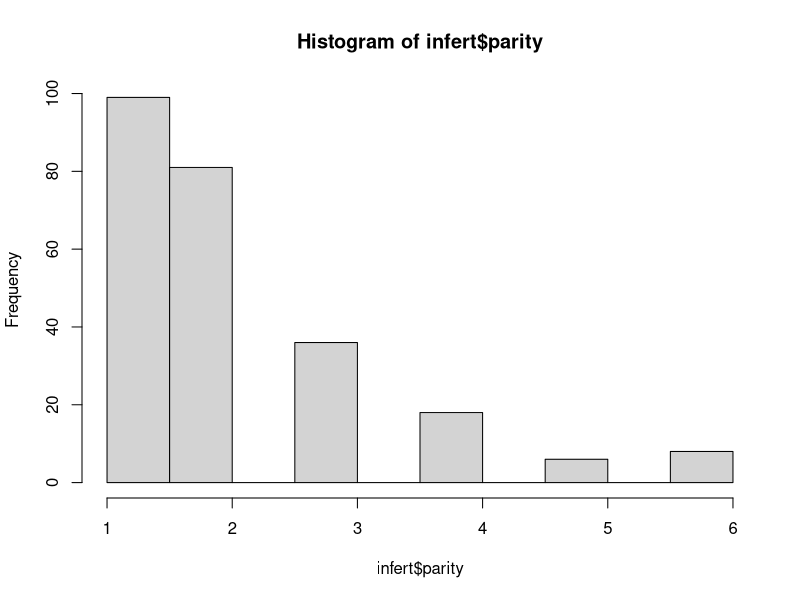
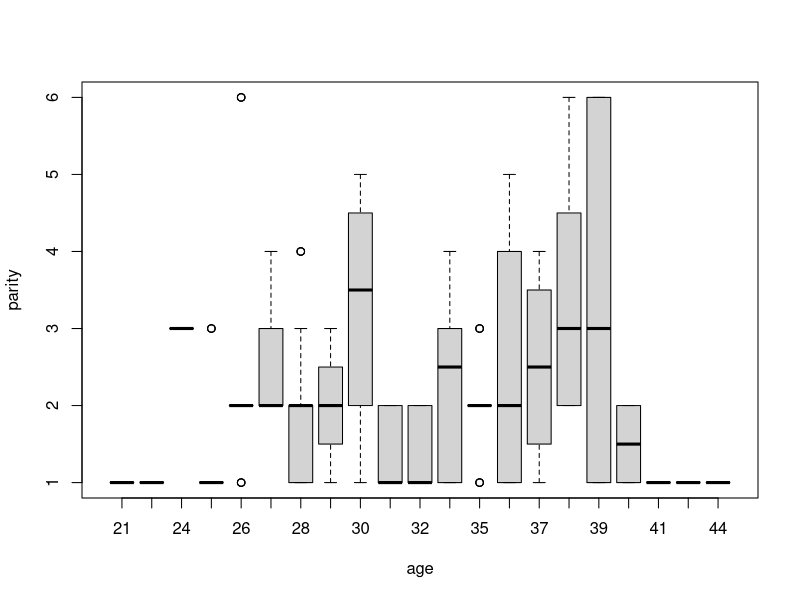
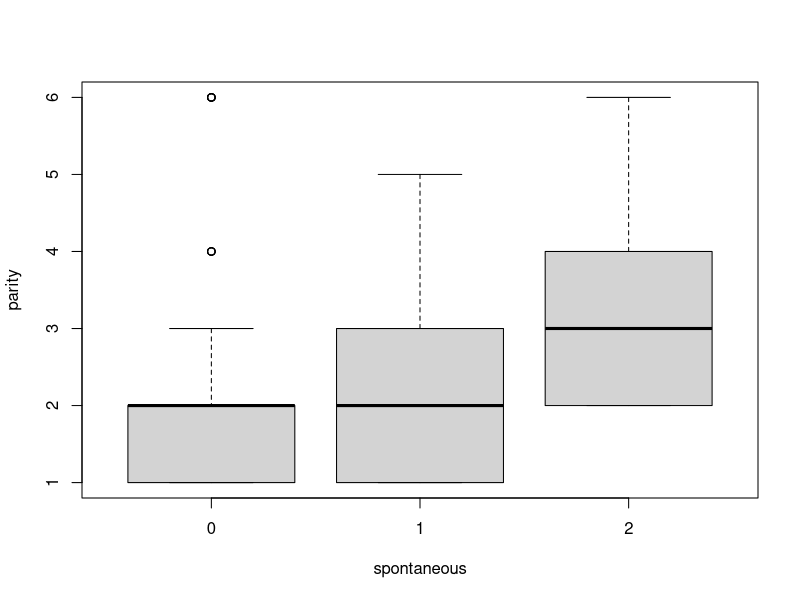
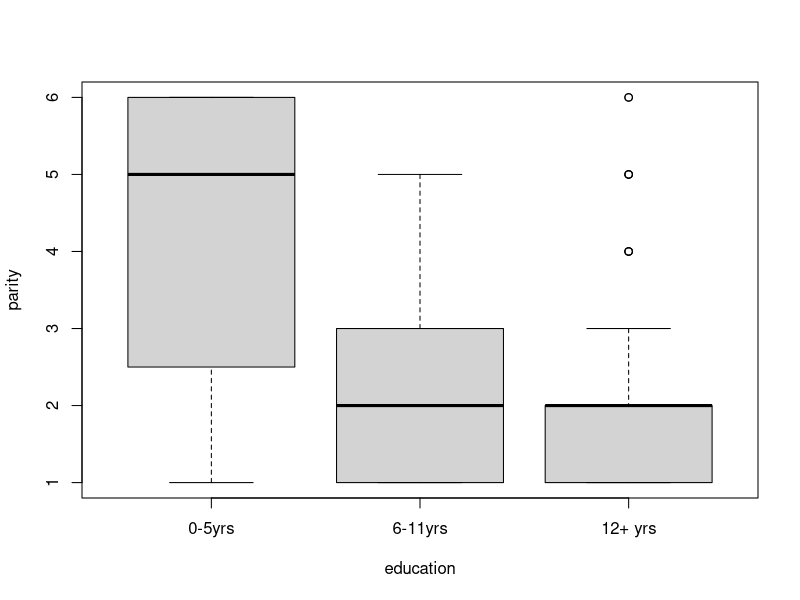

The R script that drew these images, in order: (Note: this script raises an error after producing the figures.)
dim(infert)
str(infert)
summary(infert)
hist(infert$parity)

boxplot(parity ~ age, data = infert)
boxplot(parity ~ spontaneous, data = infert)
boxplot(parity ~ education, data = infert)


infert1 <- as.data.table(infert)
infert1 <- infert1[age < 38]


model <- aov(parity ~ age + education + age * education, data = infert1)
summary(model)

# the main factors are still included, even if we only specify interactions
fit <- aov(parity ~ age * education, data = infert1)
summary(fit)

par(mfrow = c(2,2))
plot(fit)
par(mfrow = c(1,1))

# null is that the distribution is normal, alternative is that it's not normal
shapiro.test(residuals(fit))
hist(residuals(fit))

shapiro.test(infert1$parity)
hist(infert1$parity)

interaction.plot(x.factor = infert1$age,
                 trace.factor = infert1$education, 
                 response = infert1$parity,
                 fun = mean, 
                 type = "b",  # shows each point
                 main = "Interaction Plot",
                 legend = TRUE)
                 

library(car)

leveneTest(infert1$parity ~ infert1$education)

summary(lm(abs(model$res) ~ infert1$age))
summary(lm(abs(model$res) ~ infert1$education))
par(mfrow = c(2,2))
plot(lm(abs(model$res) ~ infert1$age))
plot(lm(abs(model$res) ~ infert1$education))
par(mfrow = c(1,1))

